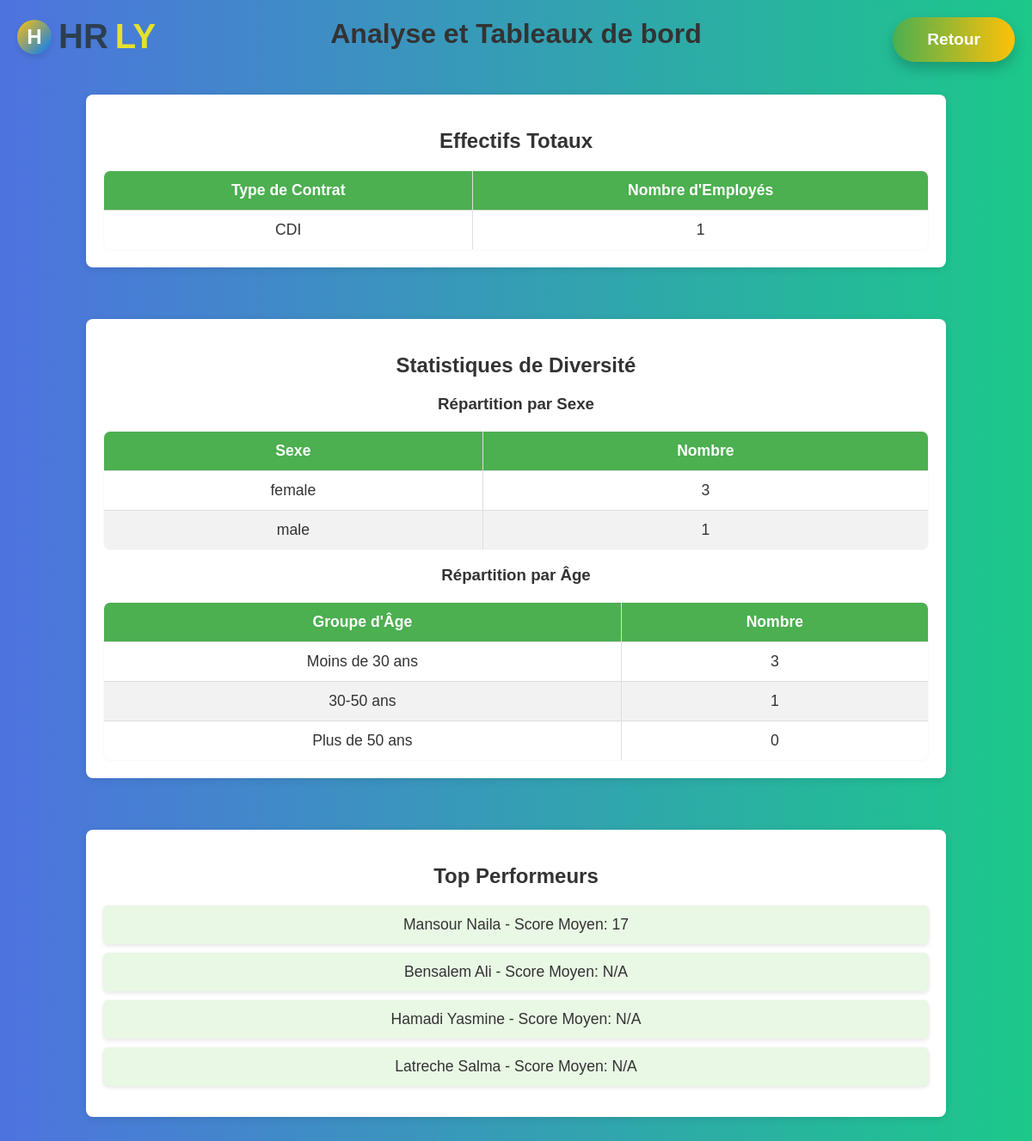
The app's page /main/agentrh/analyse_tableaux/ with its own data.
### projectapp/models.py (models this page shows, shortened)
class Contract(models.Model):
    TYPE_CHOICES_CONTRATS=[
        ('CDI','Contrats à durée indéterminée'),
        ('CDD','contrats à durée déterminée'),
        ('STAGE','stage'),
    ]
    code_contrat = models.CharField(max_length=100)
    date_debut_contrat=models.DateField()
    date_fin_contrat=models.DateField()
    type_contrat=models.CharField(max_length=20,choices=TYPE_CHOICES_CONTRATS)
    id_employe=models.ForeignKey(Employe,on_delete=models.CASCADE)
    type_salaire = models.CharField(
        max_length=10,
        choices=[('mensuel', 'Mensuel'), ('quotidien', 'Quotidien')],
        default='mensuel'
    )
    montant_salaire = models.DecimalField(max_digits=10, decimal_places=2)

class Employe(models.Model):
    CHOICE_SEXE =[('female','female'),('male','male')]
    code = models.CharField(max_length=10, unique=True)
    nom = models.CharField(max_length=100)
    prenom = models.CharField(max_length=100)
    date_naissance = models.DateField()
    date_embauche = models.DateField()
    adresse = models.TextField()
    id_service =  models.ForeignKey(Service,on_delete=models.CASCADE)
    historique_professionnel = models.TextField(blank=True, null=True)
    competences = models.TextField(blank=True, null=True)
    formations = models.TextField(blank=True, null=True)
    solde_conge = models.PositiveIntegerField(default=0)
    droits_conge = models.PositiveIntegerField(default=0)
    nb_absence = models.PositiveIntegerField(default=0)  # Compteur d'absences
    nb_massrouf=models.PositiveIntegerField(default=0)
    sexe=models.CharField(max_length=10,choices=CHOICE_SEXE)

### projectapp/views.py (the view)
# urls.py: path('agentrh/analyse_tableaux/',views.analyse_tableaux,name='analyse_tableaux'),
def analyse_tableaux(request):
    effectifs = Contract.objects.values('type_contrat').annotate(total=Count('id_employe'))
    repartition_sexe = Employe.objects.values('sexe').annotate(total=Count('id'))
    repartition_age = {
        'moins_30': Employe.objects.filter(date_naissance__gte=date.today().replace(year=date.today().year - 30)).count(),
        '30_50': Employe.objects.filter(
            date_naissance__lt=date.today().replace(year=date.today().year - 30),
            date_naissance__gte=date.today().replace(year=date.today().year - 50)
        ).count(),
        'plus_50': Employe.objects.filter(date_naissance__lt=date.today().replace(year=date.today().year - 50)).count(),
    }
    top_performers = Employe.objects.annotate(avg_score=Avg('evaluation__performance_globale')).order_by('-avg_score')[:5]
    context = {
        'effectifs': effectifs,
        'repartition_sexe': repartition_sexe,
        'repartition_age': repartition_age,
        'top_performers': top_performers,}
    return render(request, 'rh/employes/analyse_tableaux.html', context)

### projectapp/templates/rh/employes/analyse_tableaux.html (shortened to what this page needs)
<!DOCTYPE html>
<html lang="fr">
<head>
</head>
<body>
    <div class="logo">
        <div class="logo-icon">H</div>
        <span>HR</span><span>ly</span>
    </div>
    <a class="btn-retour" href="{% url 'main_rh' %}">Retour</a>
    <h1>Analyse et Tableaux de bord</h1>
    <section>
        <h2>Effectifs Totaux</h2>
        <table>
            <thead>
                <tr>
                    <th>Type de Contrat</th>
                    <th>Nombre d'Employés</th>
                </tr>
            </thead>
            <tbody>
                {% for item in effectifs %}
                <tr>
                    <td>{{ item.type_contrat }}</td>
                    <td>{{ item.total }}</td>
                </tr>
                {% endfor %}
            </tbody>
        </table>
    </section>
    <section>
        <h2>Statistiques de Diversité</h2>
        <h3>Répartition par Sexe</h3>
        <table>
            <thead>
                <tr>
                    <th>Sexe</th>
                    <th>Nombre</th>
                </tr>
            </thead>
            <tbody>
                {% for item in repartition_sexe %}
                <tr>
                    <td>{{ item.sexe }}</td>
                    <td>{{ item.total }}</td>
                </tr>
                {% endfor %}
            </tbody>
        </table>
        <h3>Répartition par Âge</h3>
        <table>
            <thead>
                <tr>
                    <th>Groupe d'Âge</th>
                    <th>Nombre</th>
                </tr>
            </thead>
            <tbody>
                <tr>
                    <td>Moins de 30 ans</td>
                    <td>{{ repartition_age.moins_30 }}</td>
                </tr>
                <tr>
                    <td>30-50 ans</td>
                    <td>{{ repartition_age.30_50 }}</td>
                </tr>
                <tr>
                    <td>Plus de 50 ans</td>
                    <td>{{ repartition_age.plus_50 }}</td>
                </tr>
            </tbody>
        </table>
    </section>
    <section>
        <h2>Top Performeurs</h2>
        <ul>
            {% for employe in top_performers %}
            <li>{{ employe.nom }} {{ employe.prenom }} - Score Moyen: {{ employe.avg_score|default:"N/A" }}</li>
            {% endfor %}
        </ul>
    </section>
</body>
</html>

### projectapp/templates/rh/employes/analyse_tableaux.html (style rules this page uses)
body { font-family: 'Arial', sans-serif; margin: 0; padding: 0; background: linear-gradient(to right, #4e73df, #1cc88a); color: #333; display: flex; flex-direction: column; justify-content: flex-start; align-items: center; min-height: 100vh; text-align: center; }
.logo { position: absolute; top: 20px; left: 20px; display: flex; align-items: center; gap: 8px; font-size: 2.5rem; font-weight: 600; color: #2c3e50; text-transform: uppercase; }
.logo span:last-child { color: #e6e12b; }
.logo-icon { width: 40px; height: 40px; background: linear-gradient(135deg, #FFC107, #007BFF); border-radius: 50%; display: flex; justify-content: center; align-items: center; font-size: 1.5rem; color: #fff; font-weight: bold; box-shadow: 0 4px 6px rgba(0, 0, 0, 0.1); }
.btn-retour { position: absolute; top: 20px; right: 20px; display: inline-block; padding: 15px 40px; font-size: 1.2rem; font-weight: bold; color: #fff; text-decoration: none; border-radius: 50px; background: linear-gradient(90deg, #4CAF50, #FFC107); transition: all 0.3s ease; box-shadow: 0 8px 15px rgba(0, 0, 0, 0.2); cursor: pointer; }
section { width: 80%; margin: 30px auto; padding: 20px; background-color: #fff; border-radius: 8px; box-shadow: 0 2px 10px rgba(0, 0, 0, 0.1); }
table { width: 100%; border-collapse: collapse; margin-top: 20px; background-color: #f9f9f9; border-radius: 8px; overflow: hidden; }
table, th, td { border: 1px solid #ddd; }
th, td { padding: 12px; text-align: center; font-size: 1.1em; }
th { background-color: #4CAF50; color: white; }
td { background-color: #fff; }
tr:nth-child(even) td { background-color: #f2f2f2; }
ul { list-style-type: none; padding: 0; }
li { font-size: 1.1em; margin: 10px 0; background-color: #e9f7e5; padding: 12px; border-radius: 6px; box-shadow: 0 2px 5px rgba(0, 0, 0, 0.1); transition: transform 0.2s; }

### records on screen
Contract: type_contrat "CDI", total "1"
Employe: sexe "female", total "3", nom "Latreche", prenom "Salma", avg_score "N/A"
Employe: sexe "male", total "1", nom "Bensalem", prenom "Ali", avg_score "N/A"
Employe: nom "Mansour", prenom "Naila", avg_score "17"
Employe: nom "Hamadi", prenom "Yasmine", avg_score "N/A"

### other values on screen
{{ repartition_age.moins_30 }} "3"
{{ repartition_age.30_50 }} "1"
{{ repartition_age.plus_50 }} "0"
